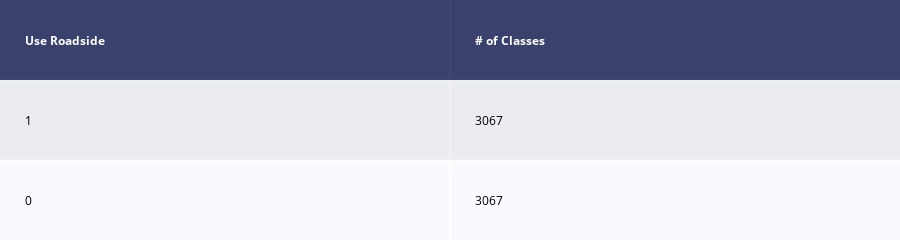

The code cell stored with this chart in its notebook:
### Code cell
# Balance class Up Sampling
# As there is only 28 members that are using the Deposit Service.
# Will upsample the 11 (yes) to 5233
# Evaluate imbalanced classification model with different metrics

np.random.seed(42)
# Class count
count_class_1, count_class_0 = df_prediction[var_to_predict[0]].value_counts()

# Divide by class
df_class_0 = df_prediction[df_prediction[var_to_predict[0]] == 0]
df_class_1 = df_prediction[df_prediction[var_to_predict[0]] == 1]


df_class_0_over = df_class_0.sample(count_class_1, replace=True)
df_test_over = pd.concat([df_class_0_over, df_class_1], axis=0)

print('Random over-sampling:')
print(df_test_over[var_to_predict[0]].value_counts())

draw_col_shape(df_test_over,var_to_predict)
plt.show()

### Figure 1 — Plotly figure (JSON) as saved in the notebook; plotly's stock layout.template omitted (floating-point values rounded to 4 significant figures)
{"data": [{"colorscale": [[0, "#00083e"], [0.5, "#ededee"], [1, "#ffffff"]], "hoverinfo": "none", "opacity": 0.75, "showscale": false, "type": "heatmap", "z": [[0, 0], [0.5, 0.5], [1, 1]]}], "layout": {"annotations": [{"align": "left", "font": {"color": "#ffffff"}, "showarrow": false, "text": "<b>Use Roadside</b>", "x": -0.45, "xanchor": "left", "xref": "x", "y": 0, "yref": "y"}, {"align": "left", "font": {"color": "#ffffff"}, "showarrow": false, "text": "<b># of Classes</b>", "x": 0.55, "xanchor": "left", "xref": "x", "y": 0, "yref": "y"}, {"align": "left", "font": {"color": "#000000"}, "showarrow": false, "text": "1", "x": -0.45, "xanchor": "left", "xref": "x", "y": 1, "yref": "y"}, {"align": "left", "font": {"color": "#000000"}, "showarrow": false, "text": "3067", "x": 0.55, "xanchor": "left", "xref": "x", "y": 1, "yref": "y"}, {"align": "left", "font": {"color": "#000000"}, "showarrow": false, "text": "0", "x": -0.45, "xanchor": "left", "xref": "x", "y": 2, "yref": "y"}, {"align": "left", "font": {"color": "#000000"}, "showarrow": false, "text": "3067", "x": 0.55, "xanchor": "left", "xref": "x", "y": 2, "yref": "y"}], "height": 140, "margin": {"b": 0, "l": 0, "r": 0, "t": 0}, "xaxis": {"dtick": 1, "gridwidth": 2, "showticklabels": false, "tick0": -0.5, "ticks": "", "zeroline": false}, "yaxis": {"autorange": "reversed", "dtick": 1, "gridwidth": 2, "showticklabels": false, "tick0": 0.5, "ticks": "", "zeroline": false}}}
